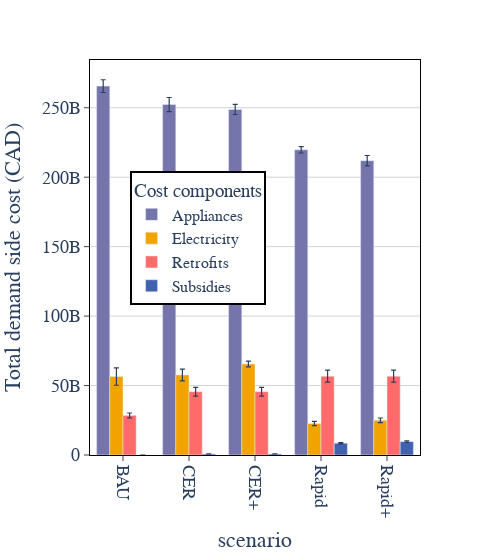

The code cell stored with this chart in its notebook:
### Code cell
fig = px.bar(results.reset_index(), y="mean", color="variable", error_y="ci", x="scenario", template="plotly", width=500, barmode="group", color_discrete_map=ABM_colors)
fig = sciencify_plotly_fig(fig)
fig.update_traces(error_y={"thickness":1.2, "width":2.5})
fig.update_xaxes(showgrid=False, tickangle=90)
# fig.update_yaxes(range=(0,max(results["mean"]*1.2)))
fig.update_layout(legend=dict(x=.12,y=.55, title="Components", font_size=16, title_font_size=18, borderwidth=2, bordercolor="black"))

fig.update_layout(yaxis_title="Total demand side cost (CAD)", legend_title="Cost components", font_family="cm", font_size=18)
fig.write_image(f"abm_total_costs_uncert_{date_str}.svg")
fig.write_image(f"abm_total_costs_uncert_{date_str}.pdf")
fig

### Figure 1 — Plotly figure (JSON) as saved in the notebook; plotly's stock layout.template omitted (floating-point values rounded to 4 significant figures)
{"data": [{"alignmentgroup": "True", "error_y": {"array": [4589000000.0, 5062000000.0, 3620000000.0, 2325000000.0, 3730000000.0], "thickness": 1.2, "width": 2.5}, "hovertemplate": "variable=Appliances<br>scenario=%{x}<br>mean=%{y}<extra></extra>", "legendgroup": "Appliances", "marker": {"color": "#7575ab", "pattern": {"shape": ""}}, "name": "Appliances", "offsetgroup": "Appliances", "orientation": "v", "showlegend": true, "textposition": "auto", "type": "bar", "x": ["BAU", "CER", "CER+", "Rapid", "Rapid+"], "xaxis": "x", "y": [265600000000.0, 252300000000.0, 248700000000.0, 219700000000.0, 211900000000.0], "yaxis": "y"}, {"alignmentgroup": "True", "error_y": {"array": [6258000000.0, 4218000000.0, 2085000000.0, 1509000000.0, 1649000000.0], "thickness": 1.2, "width": 2.5}, "hovertemplate": "variable=Electricity<br>scenario=%{x}<br>mean=%{y}<extra></extra>", "legendgroup": "Electricity", "marker": {"color": "#f2a300", "pattern": {"shape": ""}}, "name": "Electricity", "offsetgroup": "Electricity", "orientation": "v", "showlegend": true, "textposition": "auto", "type": "bar", "x": ["BAU", "CER", "CER+", "Rapid", "Rapid+"], "xaxis": "x", "y": [56470000000.0, 57630000000.0, 65560000000.0, 22640000000.0, 25000000000.0], "yaxis": "y"}, {"alignmentgroup": "True", "error_y": {"array": [1751000000.0, 3147000000.0, 3147000000.0, 4316000000.0, 4316000000.0], "thickness": 1.2, "width": 2.5}, "hovertemplate": "variable=Retrofits<br>scenario=%{x}<br>mean=%{y}<extra></extra>", "legendgroup": "Retrofits", "marker": {"color": "#ff6b6b", "pattern": {"shape": ""}}, "name": "Retrofits", "offsetgroup": "Retrofits", "orientation": "v", "showlegend": true, "textposition": "auto", "type": "bar", "x": ["BAU", "CER", "CER+", "Rapid", "Rapid+"], "xaxis": "x", "y": [28500000000.0, 45560000000.0, 45560000000.0, 56740000000.0, 56740000000.0], "yaxis": "y"}, {"alignmentgroup": "True", "error_y": {"array": [0, 54330000.0, 54180000.0, 490000000.0, 607900000.0], "thickness": 1.2, "width": 2.5}, "hovertemplate": "variable=Subsidies<br>scenario=%{x}<br>mean=%{y}<extra></extra>", "legendgroup": "Subsidies", "marker": {"color": "#4361ae", "pattern": {"shape": ""}}, "name": "Subsidies", "offsetgroup": "Subsidies", "orientation": "v", "showlegend": true, "textposition": "auto", "type": "bar", "x": ["BAU", "CER", "CER+", "Rapid", "Rapid+"], "xaxis": "x", "y": [0, 758100000.0, 763300000.0, 8480000000.0, 9602000000.0], "yaxis": "y"}], "layout": {"barmode": "group", "font": {"family": "cm", "size": 18}, "legend": {"bordercolor": "black", "borderwidth": 2, "font": {"size": 16}, "title": {"text": "Cost components"}, "tracegroupgap": 0, "x": 0.12, "y": 0.55}, "margin": {"t": 60}, "plot_bgcolor": "white", "width": 500, "xaxis": {"anchor": "y", "domain": [0, 1], "gridcolor": "lightgrey", "linecolor": "black", "mirror": true, "showgrid": false, "showline": true, "tickangle": 90, "ticks": "outside", "title": {"text": "scenario"}}, "yaxis": {"anchor": "x", "domain": [0, 1], "gridcolor": "lightgrey", "linecolor": "black", "mirror": true, "showline": true, "ticks": "outside", "title": {"text": "Total demand side cost (CAD)"}}}}
